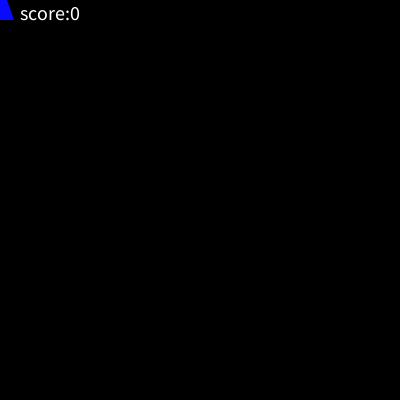
Frame 1 (no input)
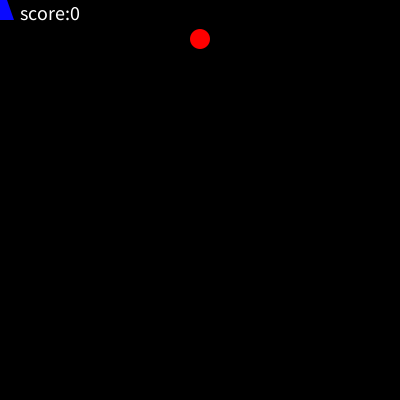
Frame 60 (the mouse pressed at the canvas centre just before this capture)
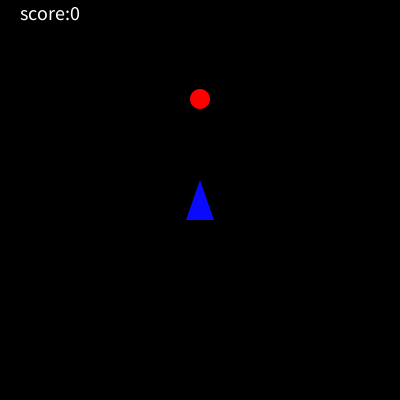
Frame 120 (the mouse held since frame 60 and released just before this capture)

The Processing sketch that drew these frames (run headless with seeded random() and noise(); from frame 60 on, the mouse is pressed at the canvas centre):

// Processing sketch: sketch_140613_15
// ── sketch_140613_15.pde
float x;
float y;
float r;
int c;
int count;

float bx,by,br;
boolean bf;

void setup(){
  size(400,400);
  y = -20;
  x = 200;
  r = 20;
  c = 0;
  bx = 0;
  by = 0;
  br = 10;
  bf = false;
  count = 0;
}

void draw(){
  background(0);
  noStroke();
  fill(10,10,255);
  triangle( mouseX,mouseY-20,mouseX-14,mouseY+20,mouseX+14,mouseY+20);
  fill(255,0,0);
  ellipse(x,y,r,r);
  y++;
  if(bf){
    fill(255,255,0);
    ellipse(bx,by,br,br);
    by-=3;
    if(by < -br*2) bf = false;
  }
  collision();
  fill(255);
  textSize(20);
  text("score:" + count,20,20);
  println(count);
}

void mouseClicked(){
  if(bf == false){
    bx = mouseX;
    by = mouseY;
    bf = true;
  }
}

void collision(){
  if( ((y-by)*(y-by) + (x-bx)*(x-bx)) < ((r+br)*(r+br))  ){
    y = -50;
    x = random(50,width-50);
    r = random(20,40);
    bf = false;
    count++;
  }
}
